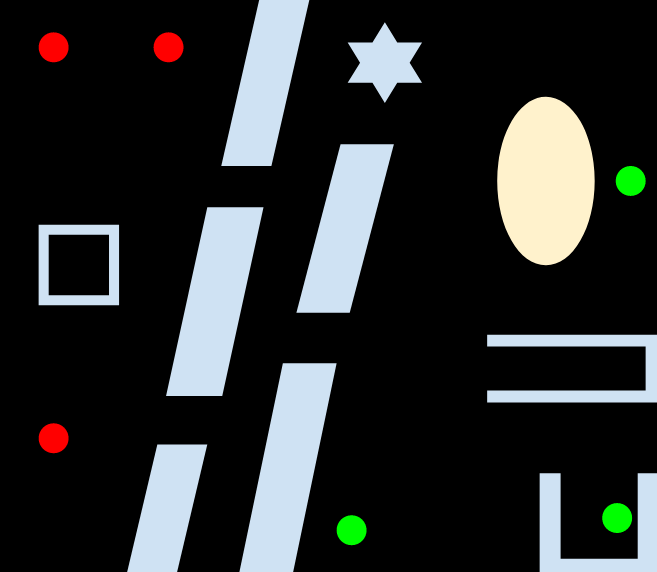
#> input picture RRT*/img2.png, 657 x 572 px
$ python 'RRT*.py'
#> lines starting #> are read from the running program, lines starting #| are printed output that depends on the picture; after the words box and inside, x2 and y2 are one past the last pixel; in counts of white or black regions, pixels touching at a corner belong together
# FOR THE FIRST IMAGE:
#green dot is at 50,50 with color combination BGR: 30,220,7
#and red dot at 550,550 with color combination: 9,10,250

# FOR THE SECOND IMAGE:
# corner red at 50,55 -- right red at 50,170 -- bottom red at 445,55
# corner green at 525,615 -- left green at -- 535,355 -- top green at 185,630

import random as rand
import cv2 as cv
import sys
import math
import time

# img = cv.imread("./img1.png")
img = cv.imread("./img2.png")
#> img is the input picture: shape (572, 657, 3); mean B, G, R 46.4, 46.3, 43.7
#also update the obstacle check function for the second image (on line 61)

if img is None:
    sys.exit("Could not read the image.")

SAFE_DISTANCE_FROM_OBSTACLE = 5
COST_OF_EDGE = 4
PRECISION_VALUE = 5000
IMG_WIDTH = img.shape[0]
#> IMG_WIDTH = 572
IMG_HEIGHT = img.shape[1]
#> IMG_HEIGHT = 657

allowed_color = (0,0,0)
red_range_low = (0,0,0)
red_range_high = (50,50,255)
green_range_low = (0,0,0)
green_range_high = (50,255,50)

nodesFromStart = []
nodesFromEnd = []

#a class to store nodes evaluated and stores all edges related to it, also stores the path to reach that node
class nodes_evaluated():
    def __init__(self, abcissa = None, ordinate = None ,cost = None, parentNode = None):
        self.abcissa = abcissa
        self.ordinate = ordinate
        self.cost = cost
        self.parentNode = parentNode

class mainCode():

    #a function to start from starting point
    def start(self,startAbcissa, startOrdinate, cost):
        startNode = nodes_evaluated(startAbcissa, startOrdinate, cost)
        startNode.parentNode = None
        self.nodes.append(startNode)

    def __init__(self,nodes=[]):
        self.nodes = nodes

    def checkPoint(self, x, y):
        if(((img[x,y] == allowed_color).all()) == False):
            if((((img[x,y] <= green_range_high).all() and (img[x,y] >= green_range_low).all()) or ((img[x,y] <= red_range_high).all() and (img[x,y] >= red_range_low).all())) == False):
                return False
        return True

    def obstacleCheck(self,x,y):

        check = True
        for i in range(SAFE_DISTANCE_FROM_OBSTACLE):
            for j in range(SAFE_DISTANCE_FROM_OBSTACLE):
                check = self.checkPoint(x+i-1,y-1+j)
                if(check == False):
                    break
            if(check == False):
                break

        return check

    #find the euclidistally nearest node
    def findNearestNode(self,randomAbcissa, randomOrdinate):
        gotcha = None
        condition = True
        minDist = 99999
        for aNode in self.nodes:
            distance = math.sqrt((randomAbcissa - aNode.abcissa)**2 + (randomOrdinate - aNode.ordinate)**2)
            if(distance < minDist): #can also put a condition for angle < 270 or so
                minDist = distance
                gotcha = aNode

        #then we find the advanced node i.e., a node in direction of random node, from the nearest node
        if(randomOrdinate - gotcha.ordinate != 0):
            thetha = math.atan((randomAbcissa - gotcha.abcissa)/(randomOrdinate - gotcha.ordinate))
            if(randomAbcissa - gotcha.abcissa >= 0 and randomOrdinate - gotcha.ordinate > 0):
                newNodeAbcissa = int(gotcha.abcissa + COST_OF_EDGE*math.sin(thetha))
                newNodeOrdinate = int(gotcha.ordinate + COST_OF_EDGE*math.cos(thetha))
            elif(randomAbcissa - gotcha.abcissa >= 0 and randomOrdinate - gotcha.ordinate < 0):
                newNodeAbcissa = int(gotcha.abcissa - COST_OF_EDGE*math.sin(thetha))
                newNodeOrdinate = int(gotcha.ordinate - COST_OF_EDGE*math.cos(thetha))
            elif(randomAbcissa - gotcha.abcissa <= 0 and randomOrdinate - gotcha.ordinate > 0):
                newNodeAbcissa = int(gotcha.abcissa + COST_OF_EDGE*math.sin(thetha))
                newNodeOrdinate = int(gotcha.ordinate + COST_OF_EDGE*math.cos(thetha))
            elif(randomAbcissa - gotcha.abcissa <= 0 and randomOrdinate - gotcha.ordinate < 0):
                newNodeAbcissa = int(gotcha.abcissa - COST_OF_EDGE*math.sin(thetha))
                newNodeOrdinate = int(gotcha.ordinate - COST_OF_EDGE*math.cos(thetha))
        else:
            newNodeAbcissa = gotcha.abcissa
            newNodeOrdinate = gotcha.ordinate + COST_OF_EDGE

        for aNode in self.nodes:
            if(newNodeAbcissa == aNode.abcissa and newNodeOrdinate == aNode.ordinate):
                condition = False

        newNodeCost = gotcha.cost + COST_OF_EDGE

        if(condition and (self.obstacleCheck(newNodeAbcissa, newNodeOrdinate) == True)):
            newNode = nodes_evaluated(newNodeAbcissa, newNodeOrdinate, newNodeCost)
            self.nodes.append(newNode)
            newNode.parentNode = gotcha
            return True, newNode
        else:
            return False, None

    # find a better base node, basically going for RRT*, this function also colours the nodes
    def findBetterNode(self, newNode, count):
        possible = None
        for aNode in self.nodes:
            if(abs((aNode.abcissa - newNode.abcissa) < 7) and (abs(aNode.ordinate - newNode.ordinate) < 7)):
                if(aNode.cost + math.sqrt((aNode.abcissa - newNode.abcissa)**2 + (aNode.ordinate - newNode.ordinate)**2) < newNode.cost):
                    newNode.cost = aNode.cost + int(math.sqrt((aNode.abcissa - newNode.abcissa)**2 + (aNode.ordinate - newNode.ordinate)**2))
                    possible = aNode

        if count%2 == 0:
            img[newNode.abcissa, newNode.ordinate] = [32,156,8]
        else:
            img[newNode.abcissa, newNode.ordinate] = [3,1,255]

        if(possible is not None):
            newNode.parentNode = possible

        return newNode

    def backTrackFunction(self, startingNode):

        fromNode = startingNode
        toNode = fromNode.parentNode
        cv.circle(img,(fromNode.ordinate,fromNode.abcissa), 5, (255,0,255), -1)

        while toNode is not None:
            num = 10
            check1 = True
            check2 = True

            for j in range (2):
                for i in range(num):
                    toNode = toNode.parentNode
                    if(toNode==None or toNode.parentNode == None):
                        toNode = fromNode.parentNode
                        while toNode.parentNode is not None:
                            cv.line(img,(fromNode.ordinate, fromNode.abcissa), (toNode.ordinate, toNode.abcissa), (255,255,255), 1)
                            fromNode = toNode
                            toNode = toNode.parentNode
                        break
                if(toNode.parentNode == None):
                    break

                oneThird_x = int((fromNode.abcissa*2+toNode.abcissa)/3)
                oneThird_y = int((fromNode.ordinate*2 + toNode.ordinate)/3)
                twoThird_x = int((fromNode.abcissa+toNode.abcissa*2)/3)
                twoThird_y = int((fromNode.ordinate + toNode.ordinate*2)/3)

                check1 = self.checkPoint(oneThird_x, oneThird_y)
                check2 = self.checkPoint(twoThird_x, twoThird_y)

                if(check1 == True and check2 == True):
                    cv.line(img,(fromNode.ordinate, fromNode.abcissa), (toNode.ordinate, toNode.abcissa), (255,255,255), 1)
                    fromNode = toNode
                    break
                elif (num>8):
                    num = 5
                    toNode = fromNode.parentNode

            if(check1 == True and check2 == True):
                cv.line(img,(fromNode.ordinate, fromNode.abcissa), (fromNode.parentNode.ordinate, fromNode.parentNode.abcissa), (255,255,255), 1)
                fromNode = fromNode.parentNode

            toNode = toNode.parentNode

#this function is the starting function and will be used to initiate the trees
def startFunction():
    letsGoFromStart = mainCode(nodesFromStart)
    letsGoFromEnd = mainCode(nodesFromEnd)
    # letsGoFromStart.start(50,50,0)
    # letsGoFromEnd.start(550,550,0)
    letsGoFromStart.start(50,170,0)
    letsGoFromEnd.start(185,630,0)
    count = 0

    random_x = 0
    random_y = 0
    while True:
        print(count)
        count +=1

        if(count > PRECISION_VALUE):
            break

        if count%2 == 0:
            while True:
                randomCheck = True
                random_x = rand.randint(1, IMG_WIDTH -SAFE_DISTANCE_FROM_OBSTACLE - 1)
                random_y= rand.randint(1,IMG_HEIGHT -SAFE_DISTANCE_FROM_OBSTACLE - 1)
                for aNode in letsGoFromStart.nodes:
                    if(random_y == aNode.ordinate and random_x == aNode.abcissa):
                        randomCheck = False
                        break
                if(randomCheck == True):
                    break

            returnValue = letsGoFromStart.findNearestNode(random_x, random_y)

            if(returnValue[0] is not True):
                count -= 1
                continue

            letsGoFromStart.findBetterNode(returnValue[1], count)

        else:
            while True:
                randomCheck = True
                random_x = rand.randint(1, IMG_WIDTH-SAFE_DISTANCE_FROM_OBSTACLE -1)
                random_y= rand.randint(1,IMG_HEIGHT - SAFE_DISTANCE_FROM_OBSTACLE -1)
                for aNode in letsGoFromEnd.nodes:
                    if(random_y == aNode.ordinate and random_x == aNode.abcissa):
                        randomCheck = False
                        break
                if(randomCheck == True):
                    break

            returnValue = letsGoFromEnd.findNearestNode(random_x, random_y)

            if(returnValue[0] is not True):
                count -= 1
                continue

            letsGoFromEnd.findBetterNode(returnValue[1], count)

    check1 = 99999
    check2 = 99999
    node1 = None
    node2 = None
    for aNode in nodesFromStart:
        if(aNode.abcissa < 150 or aNode.ordinate<150 or aNode.abcissa > 450 or aNode.ordinate > 450):
            continue
        for anotherNode in nodesFromEnd:
            if(anotherNode.abcissa < 150 or anotherNode.ordinate<150 or anotherNode.abcissa > 450 or anotherNode.ordinate > 450):
                continue
            for i in range(COST_OF_EDGE):
                for j in range(COST_OF_EDGE):
                    if (aNode.abcissa -(COST_OF_EDGE/2) + i == anotherNode.abcissa and aNode.ordinate -(COST_OF_EDGE/2) + j == anotherNode.ordinate):
                        if ((aNode.cost) + (anotherNode.cost)) < check1 + check2:
                            node1 = aNode
                            node2 = anotherNode
                            check1 = anotherNode.cost
                            check2 = aNode.cost

    print("Started BackTracking")
    letsGoFromStart.backTrackFunction(node1)
    letsGoFromEnd.backTrackFunction(node2)

print("Starting")
start_time=time.time()
startFunction()
#> in backTrackFunction, `cv.circle(img,(fromNode.ordinate,fromNode.abcissa), 5, (255,0,255), -1)`:
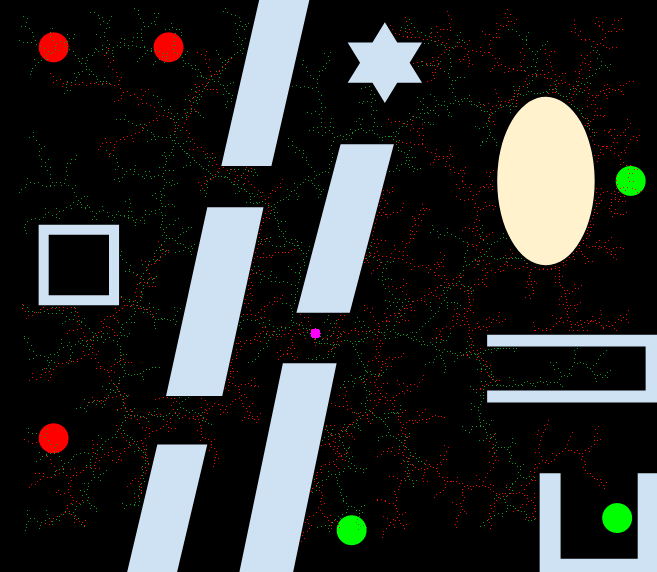
#> img: shape (572, 657, 3); 1.34% of pixels changed, all inside (x1, y1, x2, y2) = (19, 8, 641, 542)
#> after the loop in backTrackFunction, `while toNode is not None:`:
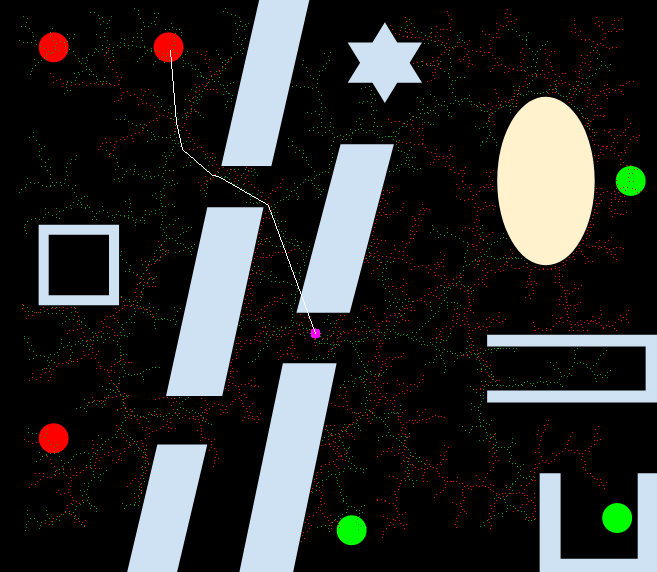
#> img: shape (572, 657, 3); 0.08% of pixels changed, all inside (x1, y1, x2, y2) = (170, 50, 316, 334)
#> in backTrackFunction (call 2), `cv.circle(img,(fromNode.ordinate,fromNode.abcissa), 5, (255,0,255), -1)`: img: shape (572, 657, 3); under 0.01% of pixels changed, all inside (x1, y1, x2, y2) = (310, 327, 321, 334)
#> after the loop in backTrackFunction, `while toNode is not None:`:
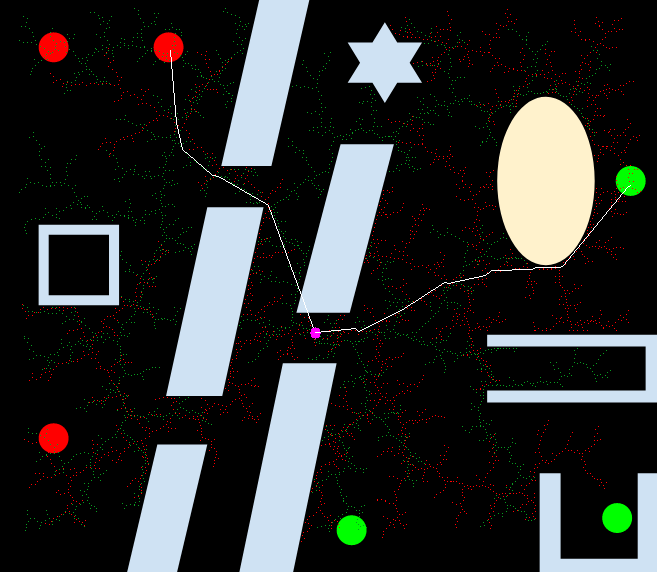
#> img: shape (572, 657, 3); mean B, G, R 47.1, 47.8, 45.8
#> (the run stopped early here; a loop or call above may not have finished)
